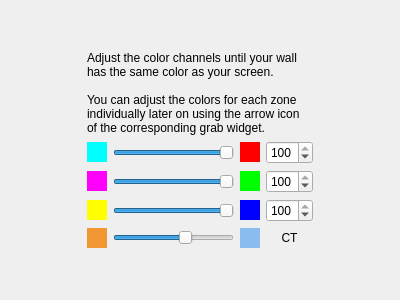
<?xml version="1.0" encoding="UTF-8"?>
<ui version="4.0">
 <class>GlobalColorCoefPage</class>
 <widget class="QWizardPage" name="GlobalColorCoefPage">
  <property name="geometry">
   <rect>
    <x>0</x>
    <y>0</y>
    <width>400</width>
    <height>300</height>
   </rect>
  </property>
  <property name="windowTitle">
   <string>WizardPage</string>
  </property>
  <property name="title">
   <string>White balance</string>
  </property>
  <layout class="QGridLayout" name="gridLayout_2" columnstretch="1,3,1">
   <item row="3" column="2">
    <spacer name="horizontalSpacer_2">
     <property name="orientation">
      <enum>Qt::Horizontal</enum>
     </property>
     <property name="sizeHint" stdset="0">
      <size>
       <width>59</width>
       <height>20</height>
      </size>
     </property>
    </spacer>
   </item>
   <item row="0" column="1">
    <spacer name="verticalSpacer">
     <property name="orientation">
      <enum>Qt::Vertical</enum>
     </property>
     <property name="sizeHint" stdset="0">
      <size>
       <width>20</width>
       <height>63</height>
      </size>
     </property>
    </spacer>
   </item>
   <item row="3" column="1">
    <layout class="QGridLayout" name="gridLayout" rowstretch="0,0,0,0,0" columnstretch="0,0,0,0,0">
     <item row="2" column="3">
      <widget class="QLabel" name="label_3">
       <property name="sizePolicy">
        <sizepolicy hsizetype="Fixed" vsizetype="Fixed">
         <horstretch>0</horstretch>
         <verstretch>0</verstretch>
        </sizepolicy>
       </property>
       <property name="minimumSize">
        <size>
         <width>20</width>
         <height>20</height>
        </size>
       </property>
       <property name="palette">
        <palette>
         <active>
          <colorrole role="Base">
           <brush brushstyle="SolidPattern">
            <color alpha="255">
             <red>255</red>
             <green>255</green>
             <blue>255</blue>
            </color>
           </brush>
          </colorrole>
          <colorrole role="Window">
           <brush brushstyle="SolidPattern">
            <color alpha="255">
             <red>0</red>
             <green>255</green>
             <blue>0</blue>
            </color>
           </brush>
          </colorrole>
         </active>
         <inactive>
          <colorrole role="Base">
           <brush brushstyle="SolidPattern">
            <color alpha="255">
             <red>255</red>
             <green>255</green>
             <blue>255</blue>
            </color>
           </brush>
          </colorrole>
          <colorrole role="Window">
           <brush brushstyle="SolidPattern">
            <color alpha="255">
             <red>0</red>
             <green>255</green>
             <blue>0</blue>
            </color>
           </brush>
          </colorrole>
         </inactive>
         <disabled>
          <colorrole role="Base">
           <brush brushstyle="SolidPattern">
            <color alpha="255">
             <red>0</red>
             <green>255</green>
             <blue>0</blue>
            </color>
           </brush>
          </colorrole>
          <colorrole role="Window">
           <brush brushstyle="SolidPattern">
            <color alpha="255">
             <red>0</red>
             <green>255</green>
             <blue>0</blue>
            </color>
           </brush>
          </colorrole>
         </disabled>
        </palette>
       </property>
       <property name="autoFillBackground">
        <bool>true</bool>
       </property>
       <property name="text">
        <string/>
       </property>
      </widget>
     </item>
     <item row="2" column="1">
      <widget class="QLabel" name="label_6">
       <property name="sizePolicy">
        <sizepolicy hsizetype="Fixed" vsizetype="Fixed">
         <horstretch>0</horstretch>
         <verstretch>0</verstretch>
        </sizepolicy>
       </property>
       <property name="minimumSize">
        <size>
         <width>20</width>
         <height>20</height>
        </size>
       </property>
       <property name="palette">
        <palette>
         <active>
          <colorrole role="Base">
           <brush brushstyle="SolidPattern">
            <color alpha="255">
             <red>255</red>
             <green>255</green>
             <blue>255</blue>
            </color>
           </brush>
          </colorrole>
          <colorrole role="Window">
           <brush brushstyle="SolidPattern">
            <color alpha="255">
             <red>255</red>
             <green>0</green>
             <blue>255</blue>
            </color>
           </brush>
          </colorrole>
         </active>
         <inactive>
          <colorrole role="Base">
           <brush brushstyle="SolidPattern">
            <color alpha="255">
             <red>255</red>
             <green>255</green>
             <blue>255</blue>
            </color>
           </brush>
          </colorrole>
          <colorrole role="Window">
           <brush brushstyle="SolidPattern">
            <color alpha="255">
             <red>255</red>
             <green>0</green>
             <blue>255</blue>
            </color>
           </brush>
          </colorrole>
         </inactive>
         <disabled>
          <colorrole role="Base">
           <brush brushstyle="SolidPattern">
            <color alpha="255">
             <red>255</red>
             <green>0</green>
             <blue>255</blue>
            </color>
           </brush>
          </colorrole>
          <colorrole role="Window">
           <brush brushstyle="SolidPattern">
            <color alpha="255">
             <red>255</red>
             <green>0</green>
             <blue>255</blue>
            </color>
           </brush>
          </colorrole>
         </disabled>
        </palette>
       </property>
       <property name="autoFillBackground">
        <bool>true</bool>
       </property>
       <property name="text">
        <string/>
       </property>
      </widget>
     </item>
     <item row="1" column="2">
      <widget class="QSlider" name="hsRed">
       <property name="maximum">
        <number>100</number>
       </property>
       <property name="value">
        <number>100</number>
       </property>
       <property name="orientation">
        <enum>Qt::Horizontal</enum>
       </property>
      </widget>
     </item>
     <item row="2" column="4">
      <widget class="QSpinBox" name="sbGreen">
       <property name="maximum">
        <number>100</number>
       </property>
       <property name="value">
        <number>100</number>
       </property>
      </widget>
     </item>
     <item row="1" column="3">
      <widget class="QLabel" name="label_2">
       <property name="sizePolicy">
        <sizepolicy hsizetype="Fixed" vsizetype="Fixed">
         <horstretch>0</horstretch>
         <verstretch>0</verstretch>
        </sizepolicy>
       </property>
       <property name="minimumSize">
        <size>
         <width>20</width>
         <height>20</height>
        </size>
       </property>
       <property name="palette">
        <palette>
         <active>
          <colorrole role="Base">
           <brush brushstyle="SolidPattern">
            <color alpha="255">
             <red>255</red>
             <green>255</green>
             <blue>255</blue>
            </color>
           </brush>
          </colorrole>
          <colorrole role="Window">
           <brush brushstyle="SolidPattern">
            <color alpha="255">
             <red>255</red>
             <green>0</green>
             <blue>0</blue>
            </color>
           </brush>
          </colorrole>
         </active>
         <inactive>
          <colorrole role="Base">
           <brush brushstyle="SolidPattern">
            <color alpha="255">
             <red>255</red>
             <green>255</green>
             <blue>255</blue>
            </color>
           </brush>
          </colorrole>
          <colorrole role="Window">
           <brush brushstyle="SolidPattern">
            <color alpha="255">
             <red>255</red>
             <green>0</green>
             <blue>0</blue>
            </color>
           </brush>
          </colorrole>
         </inactive>
         <disabled>
          <colorrole role="Base">
           <brush brushstyle="SolidPattern">
            <color alpha="255">
             <red>255</red>
             <green>0</green>
             <blue>0</blue>
            </color>
           </brush>
          </colorrole>
          <colorrole role="Window">
           <brush brushstyle="SolidPattern">
            <color alpha="255">
             <red>255</red>
             <green>0</green>
             <blue>0</blue>
            </color>
           </brush>
          </colorrole>
         </disabled>
        </palette>
       </property>
       <property name="autoFillBackground">
        <bool>true</bool>
       </property>
       <property name="text">
        <string/>
       </property>
      </widget>
     </item>
     <item row="3" column="3">
      <widget class="QLabel" name="label_4">
       <property name="sizePolicy">
        <sizepolicy hsizetype="Fixed" vsizetype="Fixed">
         <horstretch>0</horstretch>
         <verstretch>0</verstretch>
        </sizepolicy>
       </property>
       <property name="minimumSize">
        <size>
         <width>20</width>
         <height>20</height>
        </size>
       </property>
       <property name="palette">
        <palette>
         <active>
          <colorrole role="Base">
           <brush brushstyle="SolidPattern">
            <color alpha="255">
             <red>255</red>
             <green>255</green>
             <blue>255</blue>
            </color>
           </brush>
          </colorrole>
          <colorrole role="Window">
           <brush brushstyle="SolidPattern">
            <color alpha="255">
             <red>0</red>
             <green>0</green>
             <blue>255</blue>
            </color>
           </brush>
          </colorrole>
         </active>
         <inactive>
          <colorrole role="Base">
           <brush brushstyle="SolidPattern">
            <color alpha="255">
             <red>255</red>
             <green>255</green>
             <blue>255</blue>
            </color>
           </brush>
          </colorrole>
          <colorrole role="Window">
           <brush brushstyle="SolidPattern">
            <color alpha="255">
             <red>0</red>
             <green>0</green>
             <blue>255</blue>
            </color>
           </brush>
          </colorrole>
         </inactive>
         <disabled>
          <colorrole role="Base">
           <brush brushstyle="SolidPattern">
            <color alpha="255">
             <red>0</red>
             <green>0</green>
             <blue>255</blue>
            </color>
           </brush>
          </colorrole>
          <colorrole role="Window">
           <brush brushstyle="SolidPattern">
            <color alpha="255">
             <red>0</red>
             <green>0</green>
             <blue>255</blue>
            </color>
           </brush>
          </colorrole>
         </disabled>
        </palette>
       </property>
       <property name="autoFillBackground">
        <bool>true</bool>
       </property>
       <property name="text">
        <string/>
       </property>
      </widget>
     </item>
     <item row="3" column="4">
      <widget class="QSpinBox" name="sbBlue">
       <property name="maximum">
        <number>100</number>
       </property>
       <property name="value">
        <number>100</number>
       </property>
      </widget>
     </item>
     <item row="2" column="2">
      <widget class="QSlider" name="hsGreen">
       <property name="maximum">
        <number>100</number>
       </property>
       <property name="value">
        <number>100</number>
       </property>
       <property name="orientation">
        <enum>Qt::Horizontal</enum>
       </property>
      </widget>
     </item>
     <item row="1" column="4">
      <widget class="QSpinBox" name="sbRed">
       <property name="maximum">
        <number>100</number>
       </property>
       <property name="value">
        <number>100</number>
       </property>
      </widget>
     </item>
     <item row="3" column="2">
      <widget class="QSlider" name="hsBlue">
       <property name="maximum">
        <number>100</number>
       </property>
       <property name="value">
        <number>100</number>
       </property>
       <property name="orientation">
        <enum>Qt::Horizontal</enum>
       </property>
      </widget>
     </item>
     <item row="1" column="1">
      <widget class="QLabel" name="label_7">
       <property name="sizePolicy">
        <sizepolicy hsizetype="Fixed" vsizetype="Fixed">
         <horstretch>0</horstretch>
         <verstretch>0</verstretch>
        </sizepolicy>
       </property>
       <property name="minimumSize">
        <size>
         <width>20</width>
         <height>20</height>
        </size>
       </property>
       <property name="palette">
        <palette>
         <active>
          <colorrole role="Base">
           <brush brushstyle="SolidPattern">
            <color alpha="255">
             <red>255</red>
             <green>255</green>
             <blue>255</blue>
            </color>
           </brush>
          </colorrole>
          <colorrole role="Window">
           <brush brushstyle="SolidPattern">
            <color alpha="255">
             <red>0</red>
             <green>255</green>
             <blue>255</blue>
            </color>
           </brush>
          </colorrole>
         </active>
         <inactive>
          <colorrole role="Base">
           <brush brushstyle="SolidPattern">
            <color alpha="255">
             <red>255</red>
             <green>255</green>
             <blue>255</blue>
            </color>
           </brush>
          </colorrole>
          <colorrole role="Window">
           <brush brushstyle="SolidPattern">
            <color alpha="255">
             <red>0</red>
             <green>255</green>
             <blue>255</blue>
            </color>
           </brush>
          </colorrole>
         </inactive>
         <disabled>
          <colorrole role="Base">
           <brush brushstyle="SolidPattern">
            <color alpha="255">
             <red>0</red>
             <green>255</green>
             <blue>255</blue>
            </color>
           </brush>
          </colorrole>
          <colorrole role="Window">
           <brush brushstyle="SolidPattern">
            <color alpha="255">
             <red>0</red>
             <green>255</green>
             <blue>255</blue>
            </color>
           </brush>
          </colorrole>
         </disabled>
        </palette>
       </property>
       <property name="autoFillBackground">
        <bool>true</bool>
       </property>
       <property name="text">
        <string/>
       </property>
      </widget>
     </item>
     <item row="3" column="1">
      <widget class="QLabel" name="label_5">
       <property name="sizePolicy">
        <sizepolicy hsizetype="Fixed" vsizetype="Fixed">
         <horstretch>0</horstretch>
         <verstretch>0</verstretch>
        </sizepolicy>
       </property>
       <property name="minimumSize">
        <size>
         <width>20</width>
         <height>20</height>
        </size>
       </property>
       <property name="palette">
        <palette>
         <active>
          <colorrole role="Base">
           <brush brushstyle="SolidPattern">
            <color alpha="255">
             <red>255</red>
             <green>255</green>
             <blue>255</blue>
            </color>
           </brush>
          </colorrole>
          <colorrole role="Window">
           <brush brushstyle="SolidPattern">
            <color alpha="255">
             <red>255</red>
             <green>255</green>
             <blue>0</blue>
            </color>
           </brush>
          </colorrole>
         </active>
         <inactive>
          <colorrole role="Base">
           <brush brushstyle="SolidPattern">
            <color alpha="255">
             <red>255</red>
             <green>255</green>
             <blue>255</blue>
            </color>
           </brush>
          </colorrole>
          <colorrole role="Window">
           <brush brushstyle="SolidPattern">
            <color alpha="255">
             <red>255</red>
             <green>255</green>
             <blue>0</blue>
            </color>
           </brush>
          </colorrole>
         </inactive>
         <disabled>
          <colorrole role="Base">
           <brush brushstyle="SolidPattern">
            <color alpha="255">
             <red>255</red>
             <green>255</green>
             <blue>0</blue>
            </color>
           </brush>
          </colorrole>
          <colorrole role="Window">
           <brush brushstyle="SolidPattern">
            <color alpha="255">
             <red>255</red>
             <green>255</green>
             <blue>0</blue>
            </color>
           </brush>
          </colorrole>
         </disabled>
        </palette>
       </property>
       <property name="autoFillBackground">
        <bool>true</bool>
       </property>
       <property name="text">
        <string/>
       </property>
      </widget>
     </item>
     <item row="4" column="2">
      <widget class="QSlider" name="hsColorTemperature">
       <property name="toolTip">
        <string>&lt;b&gt;Color Temperature&lt;/b&gt;
&lt;br&gt;
3-in-1 helper slider to adjust white point</string>
       </property>
       <property name="minimum">
        <number>1000</number>
       </property>
       <property name="maximum">
        <number>10000</number>
       </property>
       <property name="singleStep">
        <number>100</number>
       </property>
       <property name="pageStep">
        <number>1000</number>
       </property>
       <property name="value">
        <number>6500</number>
       </property>
       <property name="orientation">
        <enum>Qt::Horizontal</enum>
       </property>
      </widget>
     </item>
     <item row="4" column="1">
      <widget class="QLabel" name="label_8">
       <property name="sizePolicy">
        <sizepolicy hsizetype="Fixed" vsizetype="Fixed">
         <horstretch>0</horstretch>
         <verstretch>0</verstretch>
        </sizepolicy>
       </property>
       <property name="minimumSize">
        <size>
         <width>20</width>
         <height>20</height>
        </size>
       </property>
       <property name="palette">
        <palette>
         <active>
          <colorrole role="Base">
           <brush brushstyle="SolidPattern">
            <color alpha="255">
             <red>255</red>
             <green>255</green>
             <blue>255</blue>
            </color>
           </brush>
          </colorrole>
          <colorrole role="Window">
           <brush brushstyle="SolidPattern">
            <color alpha="255">
             <red>240</red>
             <green>151</green>
             <blue>49</blue>
            </color>
           </brush>
          </colorrole>
         </active>
         <inactive>
          <colorrole role="Base">
           <brush brushstyle="SolidPattern">
            <color alpha="255">
             <red>255</red>
             <green>255</green>
             <blue>255</blue>
            </color>
           </brush>
          </colorrole>
          <colorrole role="Window">
           <brush brushstyle="SolidPattern">
            <color alpha="255">
             <red>240</red>
             <green>151</green>
             <blue>49</blue>
            </color>
           </brush>
          </colorrole>
         </inactive>
         <disabled>
          <colorrole role="Base">
           <brush brushstyle="SolidPattern">
            <color alpha="255">
             <red>240</red>
             <green>151</green>
             <blue>49</blue>
            </color>
           </brush>
          </colorrole>
          <colorrole role="Window">
           <brush brushstyle="SolidPattern">
            <color alpha="255">
             <red>240</red>
             <green>151</green>
             <blue>49</blue>
            </color>
           </brush>
          </colorrole>
         </disabled>
        </palette>
       </property>
       <property name="autoFillBackground">
        <bool>true</bool>
       </property>
       <property name="text">
        <string/>
       </property>
      </widget>
     </item>
     <item row="4" column="3">
      <widget class="QLabel" name="label_9">
       <property name="sizePolicy">
        <sizepolicy hsizetype="Fixed" vsizetype="Fixed">
         <horstretch>0</horstretch>
         <verstretch>0</verstretch>
        </sizepolicy>
       </property>
       <property name="minimumSize">
        <size>
         <width>20</width>
         <height>20</height>
        </size>
       </property>
       <property name="palette">
        <palette>
         <active>
          <colorrole role="Base">
           <brush brushstyle="SolidPattern">
            <color alpha="255">
             <red>255</red>
             <green>255</green>
             <blue>255</blue>
            </color>
           </brush>
          </colorrole>
          <colorrole role="Window">
           <brush brushstyle="SolidPattern">
            <color alpha="255">
             <red>138</red>
             <green>188</green>
             <blue>240</blue>
            </color>
           </brush>
          </colorrole>
         </active>
         <inactive>
          <colorrole role="Base">
           <brush brushstyle="SolidPattern">
            <color alpha="255">
             <red>255</red>
             <green>255</green>
             <blue>255</blue>
            </color>
           </brush>
          </colorrole>
          <colorrole role="Window">
           <brush brushstyle="SolidPattern">
            <color alpha="255">
             <red>138</red>
             <green>188</green>
             <blue>240</blue>
            </color>
           </brush>
          </colorrole>
         </inactive>
         <disabled>
          <colorrole role="Base">
           <brush brushstyle="SolidPattern">
            <color alpha="255">
             <red>138</red>
             <green>188</green>
             <blue>240</blue>
            </color>
           </brush>
          </colorrole>
          <colorrole role="Window">
           <brush brushstyle="SolidPattern">
            <color alpha="255">
             <red>138</red>
             <green>188</green>
             <blue>240</blue>
            </color>
           </brush>
          </colorrole>
         </disabled>
        </palette>
       </property>
       <property name="autoFillBackground">
        <bool>true</bool>
       </property>
       <property name="text">
        <string/>
       </property>
      </widget>
     </item>
     <item row="4" column="4">
      <widget class="QLabel" name="label_10">
       <property name="toolTip">
        <string>&lt;b&gt;Color Temperature&lt;/b&gt;
&lt;br&gt;
3-in-1 helper slider to adjust white point</string>
       </property>
       <property name="text">
        <string>CT</string>
       </property>
       <property name="alignment">
        <set>Qt::AlignCenter</set>
       </property>
      </widget>
     </item>
    </layout>
   </item>
   <item row="3" column="0">
    <spacer name="horizontalSpacer">
     <property name="orientation">
      <enum>Qt::Horizontal</enum>
     </property>
     <property name="sizeHint" stdset="0">
      <size>
       <width>59</width>
       <height>20</height>
      </size>
     </property>
    </spacer>
   </item>
   <item row="4" column="1">
    <spacer name="verticalSpacer_2">
     <property name="orientation">
      <enum>Qt::Vertical</enum>
     </property>
     <property name="sizeHint" stdset="0">
      <size>
       <width>20</width>
       <height>63</height>
      </size>
     </property>
    </spacer>
   </item>
   <item row="1" column="1" rowspan="2">
    <widget class="QLabel" name="label">
     <property name="autoFillBackground">
      <bool>true</bool>
     </property>
     <property name="text">
      <string>&lt;html&gt;&lt;head/&gt;&lt;body&gt;&lt;p&gt;Adjust the color channels until your wall has the same color as your screen.&lt;br/&gt;&lt;/p&gt;&lt;table border=&quot;0&quot; style=&quot; margin-top:0px; margin-bottom:0px; margin-left:0px; margin-right:0px;&quot; cellspacing=&quot;0&quot; cellpadding=&quot;0&quot;&gt;&lt;tr&gt;&lt;td&gt;&lt;p&gt;You can adjust the colors for each zone individually later on using the arrow icon of the corresponding grab widget.&lt;/p&gt;&lt;/td&gt;&lt;td style=&quot; padding-left:2;&quot;&gt;&lt;p&gt;&lt;img src=&quot;:/buttons/arrow_right_dark_24px.png&quot;/&gt;&lt;/p&gt;&lt;/td&gt;&lt;/tr&gt;&lt;/table&gt;&lt;/body&gt;&lt;/html&gt;</string>
     </property>
     <property name="wordWrap">
      <bool>true</bool>
     </property>
    </widget>
   </item>
  </layout>
 </widget>
 <resources/>
 <connections>
  <connection>
   <sender>hsBlue</sender>
   <signal>valueChanged(int)</signal>
   <receiver>sbBlue</receiver>
   <slot>setValue(int)</slot>
   <hints>
    <hint type="sourcelabel">
     <x>175</x>
     <y>193</y>
    </hint>
    <hint type="destinationlabel">
     <x>278</x>
     <y>193</y>
    </hint>
   </hints>
  </connection>
  <connection>
   <sender>sbBlue</sender>
   <signal>valueChanged(int)</signal>
   <receiver>hsBlue</receiver>
   <slot>setValue(int)</slot>
   <hints>
    <hint type="sourcelabel">
     <x>278</x>
     <y>193</y>
    </hint>
    <hint type="destinationlabel">
     <x>175</x>
     <y>193</y>
    </hint>
   </hints>
  </connection>
  <connection>
   <sender>hsGreen</sender>
   <signal>valueChanged(int)</signal>
   <receiver>sbGreen</receiver>
   <slot>setValue(int)</slot>
   <hints>
    <hint type="sourcelabel">
     <x>175</x>
     <y>165</y>
    </hint>
    <hint type="destinationlabel">
     <x>278</x>
     <y>165</y>
    </hint>
   </hints>
  </connection>
  <connection>
   <sender>sbGreen</sender>
   <signal>valueChanged(int)</signal>
   <receiver>hsGreen</receiver>
   <slot>setValue(int)</slot>
   <hints>
    <hint type="sourcelabel">
     <x>278</x>
     <y>165</y>
    </hint>
    <hint type="destinationlabel">
     <x>175</x>
     <y>165</y>
    </hint>
   </hints>
  </connection>
  <connection>
   <sender>hsRed</sender>
   <signal>valueChanged(int)</signal>
   <receiver>sbRed</receiver>
   <slot>setValue(int)</slot>
   <hints>
    <hint type="sourcelabel">
     <x>175</x>
     <y>137</y>
    </hint>
    <hint type="destinationlabel">
     <x>278</x>
     <y>137</y>
    </hint>
   </hints>
  </connection>
  <connection>
   <sender>sbRed</sender>
   <signal>valueChanged(int)</signal>
   <receiver>hsRed</receiver>
   <slot>setValue(int)</slot>
   <hints>
    <hint type="sourcelabel">
     <x>278</x>
     <y>137</y>
    </hint>
    <hint type="destinationlabel">
     <x>175</x>
     <y>137</y>
    </hint>
   </hints>
  </connection>
 </connections>
</ui>
